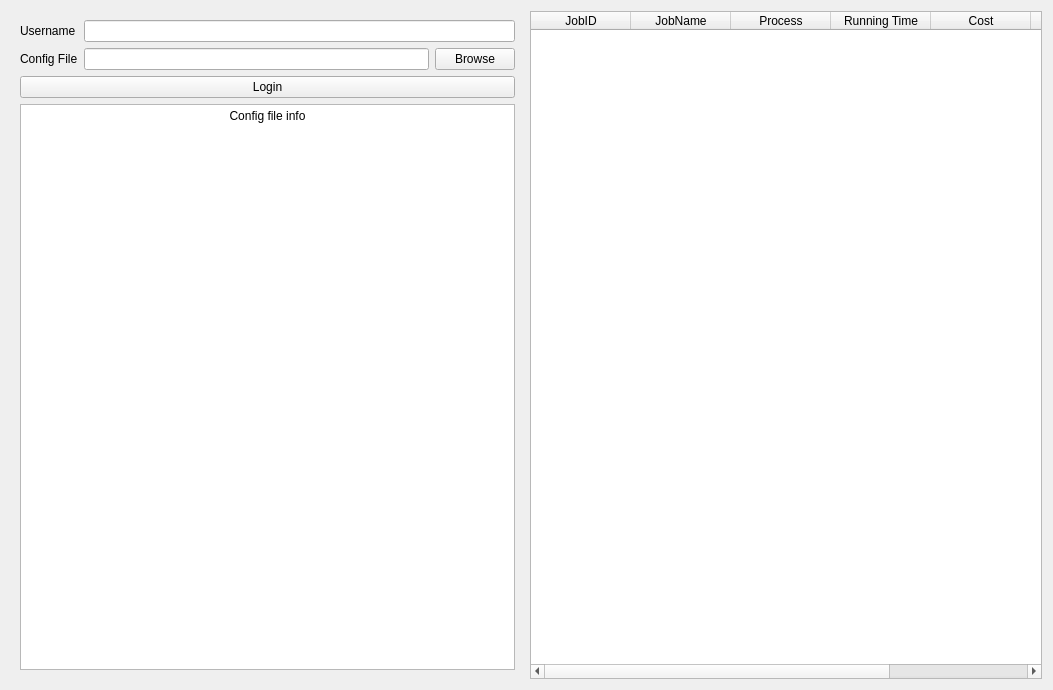
<?xml version="1.0" encoding="UTF-8"?>
<ui version="4.0">
 <class>MyLogin</class>
 <widget class="QWidget" name="MyLogin">
  <property name="geometry">
   <rect>
    <x>0</x>
    <y>0</y>
    <width>1053</width>
    <height>690</height>
   </rect>
  </property>
  <property name="windowTitle">
   <string>Form</string>
  </property>
  <layout class="QHBoxLayout" name="horizontalLayout">
   <item>
    <widget class="QWidget" name="widget" native="true">
     <layout class="QVBoxLayout" name="verticalLayout">
      <item>
       <layout class="QFormLayout" name="formLayout">
        <item row="0" column="0">
         <widget class="QLabel" name="usernameLabel">
          <property name="text">
           <string>Username</string>
          </property>
         </widget>
        </item>
        <item row="0" column="1">
         <widget class="QLineEdit" name="usernameLineEdit"/>
        </item>
        <item row="1" column="0">
         <widget class="QLabel" name="configFileLabel">
          <property name="text">
           <string>Config File</string>
          </property>
         </widget>
        </item>
        <item row="1" column="1">
         <layout class="QHBoxLayout" name="horizontalLayout_2">
          <item>
           <widget class="QLineEdit" name="lineEdit"/>
          </item>
          <item>
           <widget class="QPushButton" name="pushButton_2">
            <property name="text">
             <string>Browse</string>
            </property>
           </widget>
          </item>
         </layout>
        </item>
       </layout>
      </item>
      <item>
       <widget class="QPushButton" name="pushButton">
        <property name="text">
         <string>Login</string>
        </property>
       </widget>
      </item>
      <item>
       <widget class="QTextBrowser" name="textBrowser">
        <property name="html">
         <string>&lt;!DOCTYPE HTML PUBLIC &quot;-//W3C//DTD HTML 4.0//EN&quot; &quot;http://www.w3.org/TR/REC-html40/strict.dtd&quot;&gt;
&lt;html&gt;&lt;head&gt;&lt;meta name=&quot;qrichtext&quot; content=&quot;1&quot; /&gt;&lt;style type=&quot;text/css&quot;&gt;
p, li { white-space: pre-wrap; }
&lt;/style&gt;&lt;/head&gt;&lt;body style=&quot; font-family:'SimSun'; font-size:9pt; font-weight:400; font-style:normal;&quot;&gt;
&lt;p align=&quot;center&quot; style=&quot; margin-top:0px; margin-bottom:0px; margin-left:0px; margin-right:0px; -qt-block-indent:0; text-indent:0px;&quot;&gt;Config file info&lt;/p&gt;&lt;/body&gt;&lt;/html&gt;</string>
        </property>
       </widget>
      </item>
     </layout>
    </widget>
   </item>
   <item>
    <widget class="QTableWidget" name="tableWidget_job">
     <attribute name="horizontalHeaderCascadingSectionResizes">
      <bool>true</bool>
     </attribute>
     <column>
      <property name="text">
       <string>JobID</string>
      </property>
     </column>
     <column>
      <property name="text">
       <string>JobName</string>
      </property>
     </column>
     <column>
      <property name="text">
       <string>Process</string>
      </property>
     </column>
     <column>
      <property name="text">
       <string>Running Time</string>
      </property>
     </column>
     <column>
      <property name="text">
       <string>Cost</string>
      </property>
     </column>
     <column>
      <property name="text">
       <string>Status</string>
      </property>
     </column>
     <column>
      <property name="text">
       <string>Ops</string>
      </property>
     </column>
    </widget>
   </item>
  </layout>
 </widget>
 <resources/>
 <connections/>
</ui>
